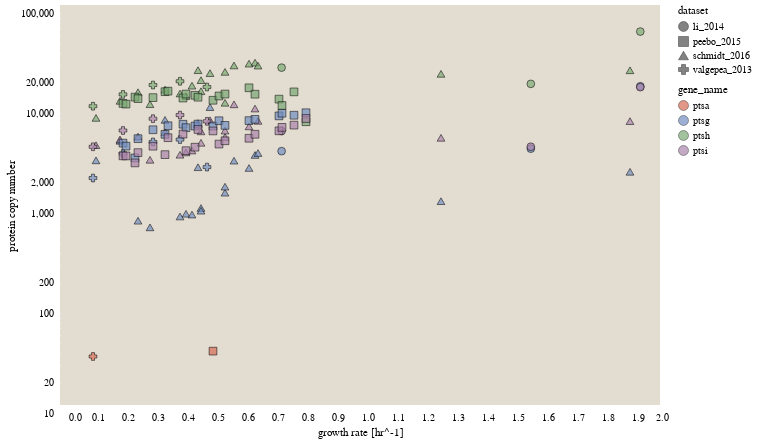

Here is the notebook cell this chart was saved with:
### Markdown cell above
There seems to be some outlier-weirdness in the Tanguichi and Valgepea datasets. that will definitely require some more thought and dissection. 

# Part II: Copy Numbers of Molecular Constituents

With these datasets in hand, we can start to exactly measure the total copy numbers of each class of molecular species that may set the speed limit of bacterial growth. 


## Sugar Transport
A simple order-of-magnitude estimate suggests that on the order of $\approx 10^3 - 10^4$ per cell. With the GO term annotated data, we can start to look at this, although I don't understand as of yet how to deal with the oligomeric state (maybe it's okay to assume everything is a tetramer? at least as an approsimation)

### Code cell
# Isolate the sugar transporter. 
sugar_tporter = data[data['gene_name'].str.contains('pts')]

base =  alt.Chart(sugar_tporter[sugar_tporter['tot_per_cell'] > 0], width=600, height=400)

points = base.mark_point(size=60).encode(
    x=alt.X('growth_rate_hr', axis=alt.Axis(title='growth rate [hr^-1]')),
    y=alt.Y('tot_per_cell', axis=alt.Axis(title='protein copy number'), scale=alt.Scale(type='log')), 
    fill='gene_name',
    shape='dataset',
    tooltip=['gene_name', 'condition', 'dataset'],
    **stroke_defaults).interactive()
points

### Figure 1 — Vega-Lite specification as saved in the notebook (floating-point values rounded to 4 significant figures; data arrays with more than 128 entries replaced by an {"elided": "..."} marker saying what was removed)
{"$schema": "https://vega.github.io/schema/vega-lite/v3.4.0.json", "config": {"axis": {"domainColor": null, "grid": false, "labelFont": "Lucida Sans", "tickColor": "white", "tickOffset": 8, "tickWidth": 1.5, "ticks": true, "titleFont": "Lucida Sans", "titleFontWeight": 400}, "background": "white", "group": {"fill": "#E3DCD0"}, "legend": {"labelFont": "Lucida Sans", "titleFont": "Lucida Sans", "titleFontWeight": 400}, "mark": {"stroke": "black", "strokeWidth": 0.5}, "range": {"category": ["#D56C55", "#738FC1", "#7AA974", "#AB85AC", "#7E9D90", "#905426", "#EAC264"]}, "title": {"anchor": "middle", "font": "Lucida Sans", "fontWeight": 400}, "view": {"fill": "#E3DCD0", "height": 300, "strokeWidth": 0, "width": 400}}, "data": {"name": "data-0b5ebf96c06b6a937671c31e00aa2280"}, "datasets": {"data-0b5ebf96c06b6a937671c31e00aa2280": {"elided": "146 records"}}, "encoding": {"fill": {"field": "gene_name", "type": "nominal"}, "shape": {"field": "dataset", "type": "nominal"}, "stroke": {"value": "black"}, "strokeWidth": {"value": 0.75}, "tooltip": [{"field": "gene_name", "type": "nominal"}, {"field": "condition", "type": "nominal"}, {"field": "dataset", "type": "nominal"}], "x": {"axis": {"title": "growth rate [hr^-1]"}, "field": "growth_rate_hr", "type": "quantitative"}, "y": {"axis": {"title": "protein copy number"}, "field": "tot_per_cell", "scale": {"type": "log"}, "type": "quantitative"}}, "height": 400, "mark": {"size": 60, "type": "point"}, "selection": {"selector039": {"bind": "scales", "encodings": ["x", "y"], "type": "interval"}}, "width": 600}
